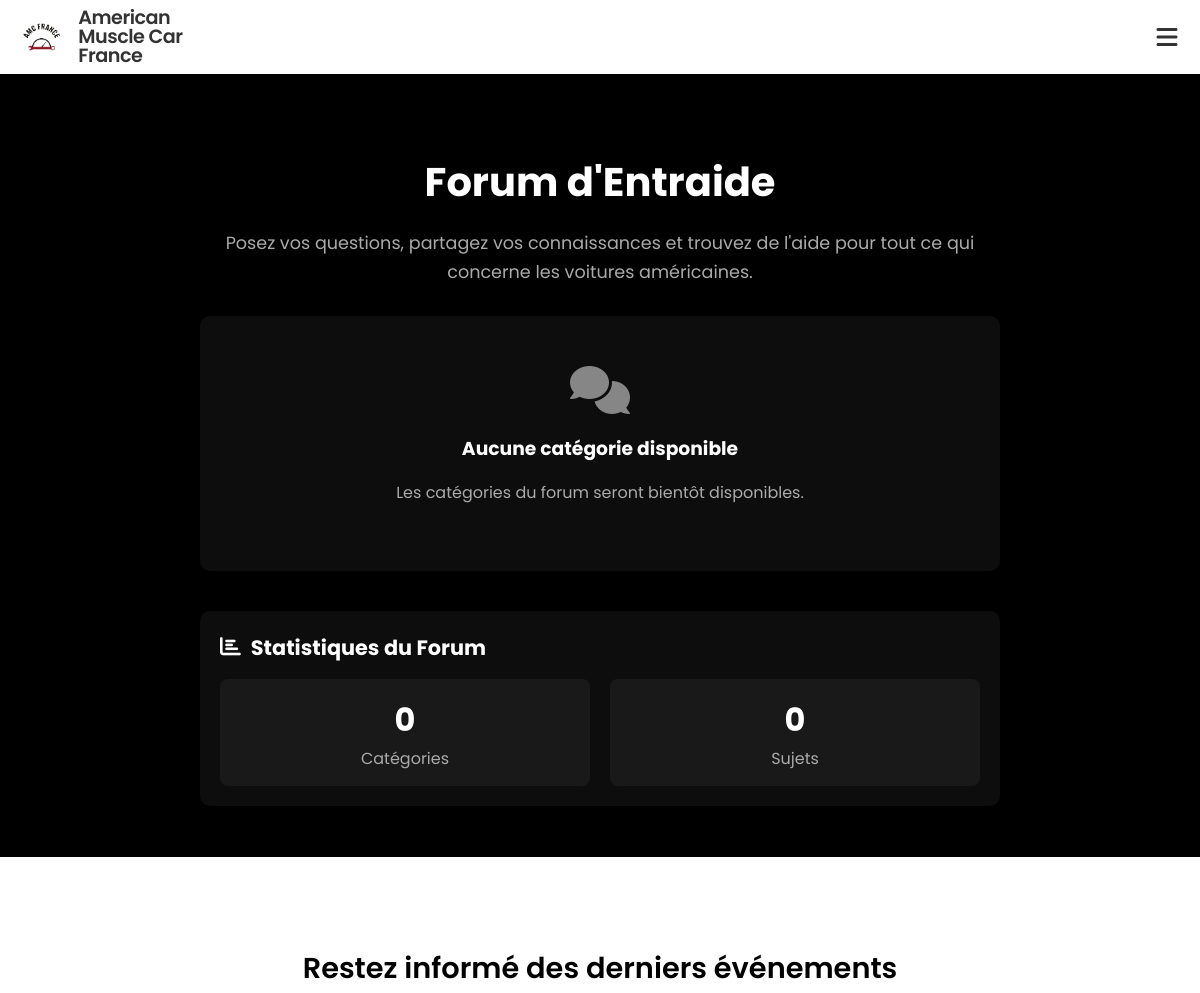
Before: /forum/ (upper part) with the older database file.
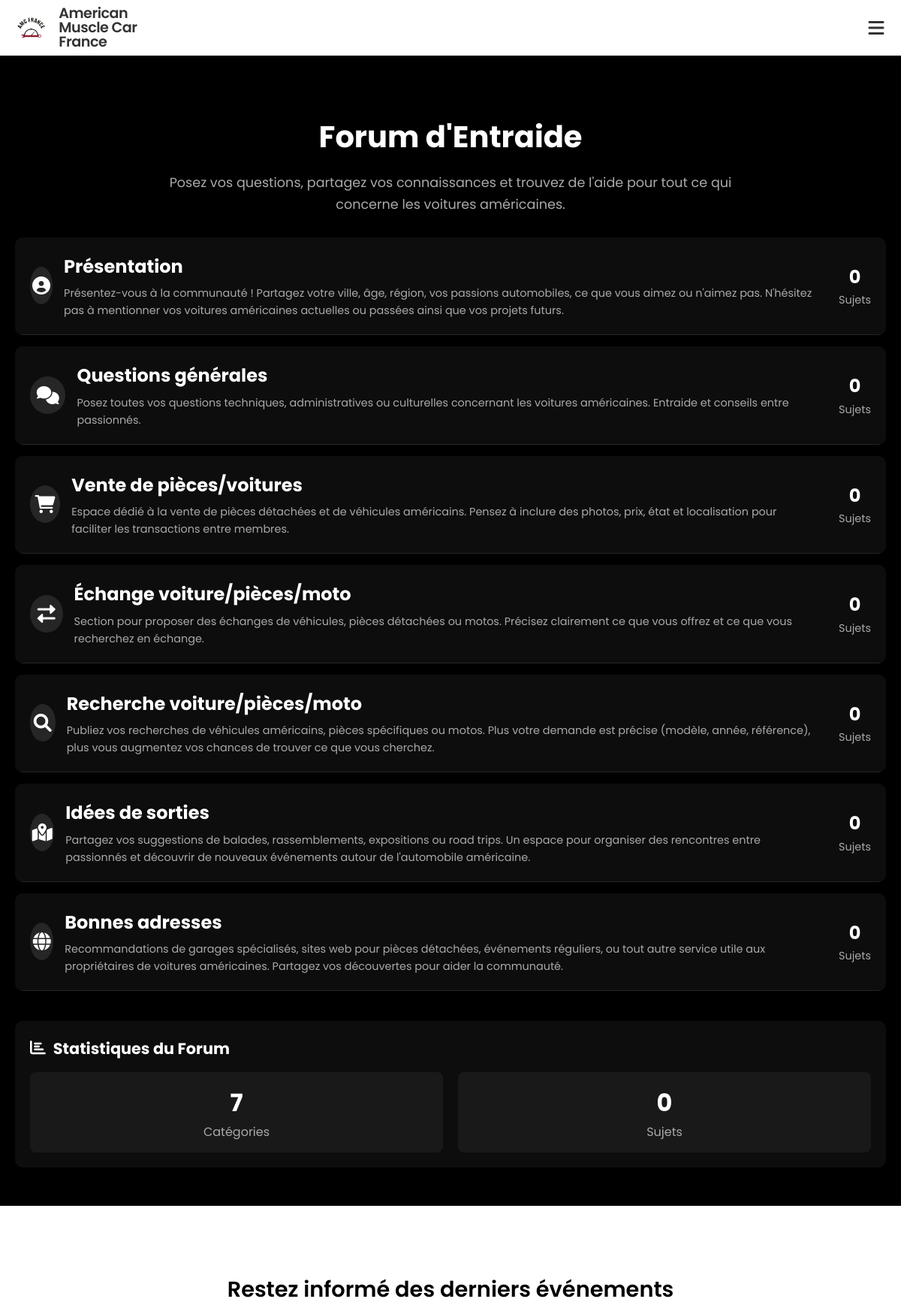
After: the same page with the newer database file.
### forum/models.py (models this page shows, shortened)
class ForumCategory(models.Model):
    name = models.CharField(max_length=100, verbose_name="Nom")
    description = models.TextField(verbose_name="Description")
    icon = models.CharField(max_length=50, default="fa-comments", verbose_name="Icône FontAwesome")
    slug = models.SlugField(unique=True)
    order = models.IntegerField(default=0, verbose_name="Ordre d'affichage")
    created_at = models.DateTimeField(auto_now_add=True, verbose_name="Date de création")
    class Meta:
        ordering = ['order', 'name']
        verbose_name = "Catégorie du forum"
        verbose_name_plural = "Catégories du forum"

### forum/views.py (the view)
# urls.py: path('', views.forum_home, name='forum_home'),
def forum_home(request):
    categories = ForumCategory.objects.all().annotate(topics_count=Count('topics'))
    total_topics = ForumTopic.objects.count()
    for category in categories:
        category.latest_topic = category.topics.order_by('-created_at').first()
    return render(request, 'forum/forum_home.html', {
        'categories': categories,
        'total_topics': total_topics,  # Passer le total à la template
        'active_forum': True  # Pour marquer l'onglet forum comme actif dans la navigation
    })

### core/context_processors.py (called while the page is built)
def club_info(request):
    try:
        info = ClubInfo.objects.first()
    except:
        info = None
    return {'global_club_info': info}

### templates/forum/forum_home.html (shortened to what this page needs)
{% extends 'base/base.html' %}
{% block content %}
<div class="forum-container" style="max-width: 1200px; margin: 50px auto; padding: 0 20px;">
    <div class="forum-header" style="margin-bottom: 30px; text-align: center;">
        <h1 style="font-size: 2.5rem; margin-bottom: 15px;">Forum d'Entraide</h1>
        <p style="color: #aaa; font-size: 1.1rem; max-width: 800px; margin: 0 auto;">
            Posez vos questions, partagez vos connaissances et trouvez de l'aide pour tout ce qui concerne les voitures américaines.
        </p>
    </div>
    <div class="category-list" style="display: flex; flex-direction: column; gap: 15px;">
        {% for category in categories|dictsort:"order" %}
            <div class="category-card" style="background-color: rgba(255, 255, 255, 0.05); border-radius: 10px; padding: 0; overflow: hidden; transition: transform 0.3s ease, box-shadow 0.3s ease;">
                <a href="{% url 'forum:category_detail' category.slug %}" style="text-decoration: none; color: inherit; display: block;">
                    <div class="category-header" style="padding: 20px; border-bottom: 1px solid rgba(255, 255, 255, 0.1); display: flex; align-items: center; gap: 15px;">
                        <div class="category-icon" style="width: 50px; height: 50px; background-color: rgba(255, 255, 255, 0.1); border-radius: 50%; display: flex; align-items: center; justify-content: center;">
                            <i class="fas {{ category.icon }}" style="font-size: 1.5rem; color: white;"></i>
                        </div>
                        <div class="category-info" style="flex-grow: 1;">
                            <h2 style="margin: 0; font-size: 1.5rem;">{{ category.name }}</h2>
                            <p style="margin: 5px 0 0; color: #aaa; font-size: 0.9rem;">{{ category.description }}</p>
                        </div>
                        <div class="category-stats" style="text-align: center; margin-left: 15px;">
                            <div style="font-size: 1.5rem; font-weight: bold;">{{ category.topics_count }}</div>
                            <div style="color: #aaa; font-size: 0.9rem;">Sujets</div>
                        </div>
                    </div>
                </a>
            </div>
        {% empty %}
            <div class="empty-state" style="text-align: center; padding: 50px 20px; background-color: rgba(255, 255, 255, 0.05); border-radius: 10px;">
                <i class="fas fa-comments" style="font-size: 3rem; margin-bottom: 20px; opacity: 0.5;"></i>
                <h3 style="margin: 0 0 10px;">Aucune catégorie disponible</h3>
                <p style="color: #aaa;">Les catégories du forum seront bientôt disponibles.</p>
            </div>
        {% endfor %}
    </div>
    <div class="forum-stats" style="margin-top: 40px; background-color: rgba(255, 255, 255, 0.05); border-radius: 10px; padding: 20px;">
        <h3 style="margin-top: 0; margin-bottom: 15px; font-size: 1.3rem; display: flex; align-items: center;">
            <i class="fas fa-chart-bar" style="margin-right: 10px;"></i>Statistiques du Forum
        </h3>
        <div class="stats-grid" style="display: grid; grid-template-columns: repeat(auto-fit, minmax(200px, 1fr)); gap: 20px;">
            <div class="stat-card" style="text-align: center; background-color: rgba(255, 255, 255, 0.05); padding: 15px; border-radius: 8px;">
                <div style="font-size: 2rem; font-weight: bold;">{{ categories|length }}</div>
                <div style="color: #aaa;">Catégories</div>
            </div>
            <div class="stat-card" style="text-align: center; background-color: rgba(255, 255, 255, 0.05); padding: 15px; border-radius: 8px;">
                <div style="font-size: 2rem; font-weight: bold;">{{ total_topics }}</div>
                <div style="color: #aaa;">Sujets</div>
            </div>
        </div>
    </div>
</div>
{% endblock %}

Changed rows visible on the page:
added ForumCategory: name "Présentation", description "Présentez-vous à la communauté ! Partagez votre ville, âge, région, vos passions automobiles, ce que vous aimez ou n'aimez pas. N'hésitez pas à mentionner vos voitures américaines actuelles ou passées ainsi que vos projets futurs.", topics_count "0"
added ForumCategory: name "Questions générales", description "Posez toutes vos questions techniques, administratives ou culturelles concernant les voitures américaines. Entraide et conseils entre passionnés.", topics_count "0"
added ForumCategory: name "Vente de pièces/voitures", description "Espace dédié à la vente de pièces détachées et de véhicules américains. Pensez à inclure des photos, prix, état et localisation pour faciliter les transactions entre membres.", topics_count "0"
added ForumCategory: name "Échange voiture/pièces/moto", description "Section pour proposer des échanges de véhicules, pièces détachées ou motos. Précisez clairement ce que vous offrez et ce que vous recherchez en échange.", topics_count "0"
added ForumCategory: name "Recherche voiture/pièces/moto", description "Publiez vos recherches de véhicules américains, pièces spécifiques ou motos. Plus votre demande est précise (modèle, année, référence), plus vous augmentez vos chances de trouver ce que vous cherchez.", topics_count "0"
added ForumCategory: name "Idées de sorties", description "Partagez vos suggestions de balades, rassemblements, expositions ou road trips. Un espace pour organiser des rencontres entre passionnés et découvrir de nouveaux événements autour de l'automobile américaine.", topics_count "0"
added ForumCategory: name "Bonnes adresses", description "Recommandations de garages spécialisés, sites web pour pièces détachées, événements réguliers, ou tout autre service utile aux propriétaires de voitures américaines. Partagez vos découvertes pour aider la communauté.", topics_count "0"
Other visible differences:
{{ categories|length }}: "0" → "7"
text no longer shown: "Aucune catégorie disponible Les catégories du forum seront bientôt disponibles."
